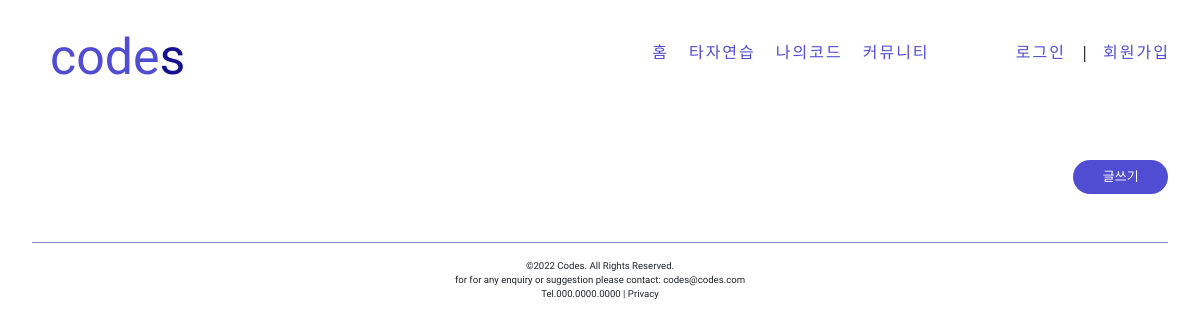
Before: /board/list/ with the older database file.
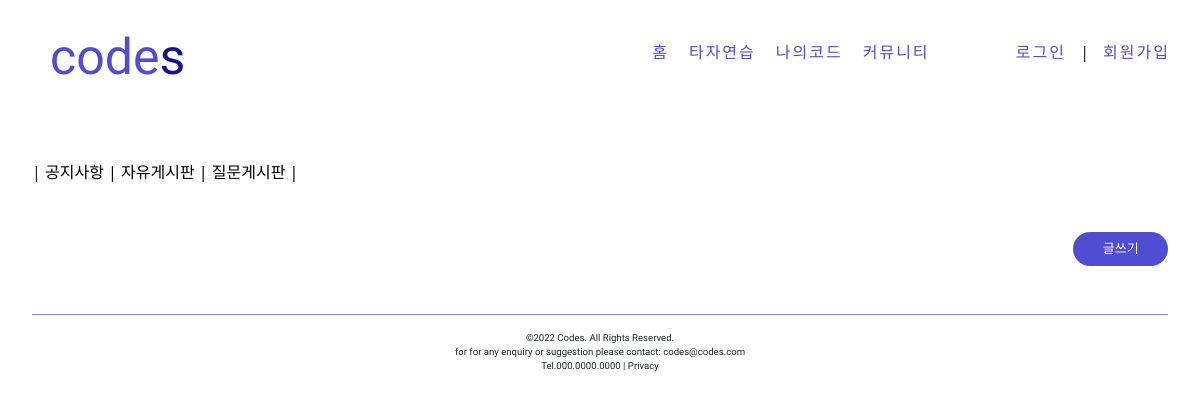
After: the same page with the newer database file.
### boardapp/models.py (models this page shows, shortened)
class PostCategory(models.Model):
    post_category_id = models.AutoField(primary_key=True)
    post_category = models.CharField(max_length=32, null=False)

### boardapp/views.py (the view)
# urls.py: path('list/', CategoryListView.as_view(), name='list'),
class CategoryListView(ListView):
    model = PostCategory
    context_object_name = 'category_list'
    template_name = 'boardapp/list.html'
    paginate_by = 10

### boardapp/templates/boardapp/list.html (shortened to what this page needs)
{% extends 'base.html' %}
{% block content %}
<div style="margin-top: 5rem; margin-left: 2rem">
    {% if category_list %}
    <div style="text-align: left;margin-left: auto; margin-right: auto;"> |
    {% for list in category_list %}
        <a href="{% url 'boardapp:detail' pk=list.pk %}" style="text-decoration: none;color:black;">
                <div style="display: inline-block">
                    {{ list.post_category }} |
                </div>
        </a>
    {% endfor %}
    </div>
    {% endif %}
    <div style="margin-top:3rem; margin-right:2rem; text-align: right">
    <a href="{% url 'postapp:create' %}" class="btn text-white rounded-pill col-1 px-3" style="background-color: #504DD2;font-size: small">
        글쓰기
    </a>
    </div>
</div>
{% endblock %}

Changed rows visible on the page:
added PostCategory: post_category "공지사항"
added PostCategory: post_category "자유게시판"
added PostCategory: post_category "질문게시판"
